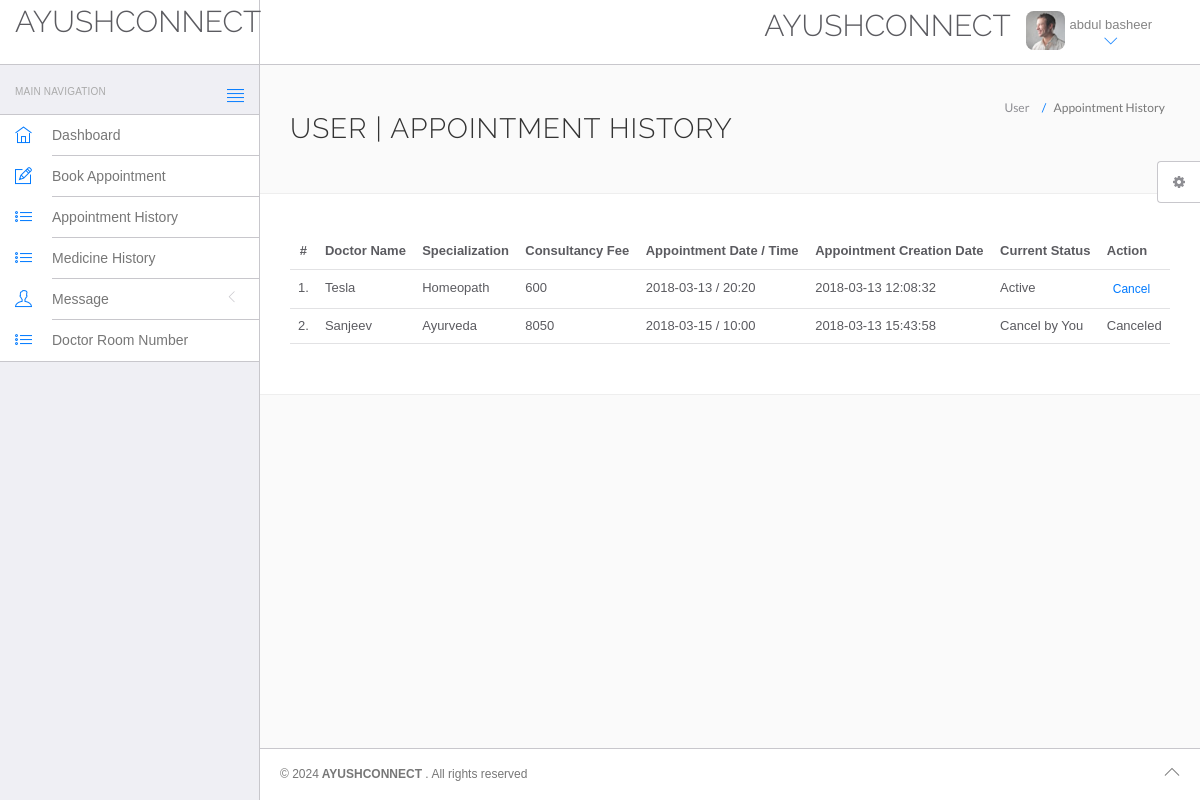
/hms/appointment-history.php (signed in), run on the app's committed database.
### tables this page shows
CREATE TABLE IF NOT EXISTS `users` (
  `id` int(11) NOT NULL AUTO_INCREMENT,
  `fullName` varchar(255) NOT NULL,
  `address` longtext NOT NULL,
  `city` varchar(255) NOT NULL,
  `gender` varchar(255) NOT NULL,
  `email` varchar(255) NOT NULL,
  `password` varchar(255) NOT NULL,
  `regDate` timestamp NOT NULL DEFAULT CURRENT_TIMESTAMP,
  `updationDate` varchar(255) NOT NULL,
  PRIMARY KEY (`id`)
);

CREATE TABLE IF NOT EXISTS `appointment` (
  `id` int(11) NOT NULL AUTO_INCREMENT,
  `doctorSpecialization` varchar(255) NOT NULL,
  `doctorId` int(11) NOT NULL,
  `userId` int(11) NOT NULL,
  `consultancyFees` int(11) NOT NULL,
  `appointmentDate` varchar(255) NOT NULL,
  `appointmentTime` varchar(255) NOT NULL,
  `postingDate` timestamp NOT NULL DEFAULT CURRENT_TIMESTAMP,
  `userStatus` int(11) NOT NULL,
  `doctorStatus` int(11) NOT NULL,
  `updationDate` varchar(255) NOT NULL,
  PRIMARY KEY (`id`)
);

CREATE TABLE IF NOT EXISTS `doctors` (
  `id` int(11) NOT NULL AUTO_INCREMENT,
  `specilization` varchar(255) NOT NULL,
  `doctorName` varchar(255) NOT NULL,
  `address` longtext NOT NULL,
  `docFees` varchar(255) NOT NULL,
  `contactno` bigint(11) NOT NULL,
  `docEmail` varchar(255) NOT NULL,
  `password` varchar(255) NOT NULL,
  `creationDate` timestamp NOT NULL DEFAULT CURRENT_TIMESTAMP,
  `updationDate` varchar(255) NOT NULL,
  PRIMARY KEY (`id`)
);

### hms/appointment-history.php (the view, shortened to what this page needs)
<!DOCTYPE html>
<html lang="en">
	<head>
		<link rel="stylesheet" href="vendor/bootstrap/css/bootstrap.min.css">
		<link rel="stylesheet" href="vendor/fontawesome/css/font-awesome.min.css">
		<link rel="stylesheet" href="vendor/themify-icons/themify-icons.min.css">
		<link href="vendor/animate.css/animate.min.css" rel="stylesheet" media="screen">
		<link href="vendor/perfect-scrollbar/perfect-scrollbar.min.css" rel="stylesheet" media="screen">
		<link href="vendor/switchery/switchery.min.css" rel="stylesheet" media="screen">
		<link href="vendor/bootstrap-touchspin/jquery.bootstrap-touchspin.min.css" rel="stylesheet" media="screen">
		<link href="vendor/select2/select2.min.css" rel="stylesheet" media="screen">
		<link href="vendor/bootstrap-datepicker/bootstrap-datepicker3.standalone.min.css" rel="stylesheet" media="screen">
		<link href="vendor/bootstrap-timepicker/bootstrap-timepicker.min.css" rel="stylesheet" media="screen">
		<link rel="stylesheet" href="assets/css/styles.css">
		<link rel="stylesheet" href="assets/css/plugins.css">
		<link rel="stylesheet" href="assets/css/themes/theme-1.css" id="skin_color" />
	</head>
	<body>
		<div id="app">
<?php include('include/sidebar.php');?>
			<div class="app-content">
					<?php include('include/header.php');?>
				<div class="main-content" >
					<div class="wrap-content container" id="container">
						<section id="page-title">
							<div class="row">
								<div class="col-sm-8">
									<h1 class="mainTitle">User  | Appointment History</h1>
																	</div>
								<ol class="breadcrumb">
									<li>
										<span>User </span>
									</li>
									<li class="active">
										<span>Appointment History</span>
									</li>
								</ol>
							</div>
						</section>
						<div class="container-fluid container-fullw bg-white">
									<div class="row">
								<div class="col-md-12">
									<table class="table table-hover" id="sample-table-1">
										<thead>
											<tr>
												<th class="center">#</th>
												<th class="hidden-xs">Doctor Name</th>
												<th>Specialization</th>
												<th>Consultancy Fee</th>
												<th>Appointment Date / Time </th>
												<th>Appointment Creation Date  </th>
												<th>Current Status</th>
												<th>Action</th>
											</tr>
										</thead>
										<tbody>
<?php
$sql=mysql_query("select doctors.doctorName as docname,appointment.*  from appointment join doctors on doctors.id=appointment.doctorId where appointment.userId='".$_SESSION['id']."'");
$cnt=1;
while($row=mysql_fetch_array($sql))
{
?>
											<tr>
												<td class="center"><?php echo $cnt;?>.</td>
												<td class="hidden-xs"><?php echo $row['docname'];?></td>
												<td><?php echo $row['doctorSpecialization'];?></td>
												<td><?php echo $row['consultancyFees'];?></td>
												<td><?php echo $row['appointmentDate'];?> / <?php echo
												 $row['appointmentTime'];?>
												</td>
												<td><?php echo $row['postingDate'];?></td>
												<td>
<?php if(($row['userStatus']==1) && ($row['doctorStatus']==1))
{
	echo "Active";
}
if(($row['userStatus']==0) && ($row['doctorStatus']==1))
{
	echo "Cancel by You";
}
												?></td>
												<td >
												<div class="visible-md visible-lg hidden-sm hidden-xs">
							<?php if(($row['userStatus']==1) && ($row['doctorStatus']==1))
{ ?>
	<a href="appointment-history.php?id=<?php echo $row['id']?>&cancel=update" onClick="return confirm('Are you sure you want to cancel this appointment ?')"class="btn btn-transparent btn-xs tooltips" title="Cancel Appointment" tooltip-placement="top" tooltip="Remove">Cancel</a>
	<?php } else {
		echo "Canceled";
		} ?>
												</div>
												</td>
											</tr>
											<?php
$cnt=$cnt+1;
											 }?>
										</tbody>
									</table>
								</div>
							</div>
								</div>
					</div>
				</div>
			</div>
	<?php include('include/footer.php');?>
	<?php include('include/setting.php');?>
		</div>
	</body>
</html>

### hms/include/header.php (shortened to what this page needs)
<header class="navbar navbar-default navbar-static-top">
					<div class="navbar-header">
						<a class="navbar-brand" href="#">
							<h2 style="padding-top:2% ">AYUSHCONNECT </h2>
						</a>
						<a href="#" class="sidebar-toggler pull-right visible-md visible-lg" data-toggle-class="app-sidebar-closed" data-toggle-target="#app">
							<i class="ti-align-justify"></i>
						</a>
					</div>
					<div class="navbar-collapse collapse">
						<ul class="nav navbar-right">
								<li  style="padding-top:2% ">
								<h2>AYUSHCONNECT </h2>
							</li>
							<li class="dropdown current-user">
								<a href class="dropdown-toggle" data-toggle="dropdown">
									<img src="assets/images/avatar-1.jpg" alt="Peter"> <span class="username">
									<?php $query=mysql_query("select fullName from users where id='".$_SESSION['id']."'");
while($row=mysql_fetch_array($query))
{
	echo $row['fullName'];
}
									?> <i class="ti-angle-down"></i></i></span>
								</a>
							</li>
						</ul>
					</div>
				</header>

### hms/assets/css/themes/theme-1.css (style rules this page uses)
body { background: #FAFAFA; }
header .navbar-header { background: #ffffff !important; border-right-color: #c8c7cc !important; border-bottom-color: #c8c7cc !important; }
header .navbar-header .sidebar-toggler, header .navbar-header .sidebar-mobile-toggler { color: #007aff !important; }
header .navbar-header .navbar-brand { color: #777 !important; }
header .navbar-collapse { background: #ffffff !important; border-bottom-color: #c8c7cc !important; box-shadow: none !important; }
header .navbar-collapse .navbar-right > li > a { color: #777; }
header .navbar-collapse .navbar-right > li > a i { color: #007aff !important; }

### data on the page
users: fullName "abdul basheer"
appointment: doctorId.doctorName "Tesla", doctorSpecialization "Homeopath", consultancyFees "600", appointmentDate "2018-03-13", appointmentTime "20:20", postingDate "2018-03-13 12:08:32", userStatus "Active"
appointment: doctorId.doctorName "Sanjeev", doctorSpecialization "Ayurveda", consultancyFees "8050", appointmentDate "2018-03-15", appointmentTime "10:00", postingDate "2018-03-13 15:43:58", userStatus "Cancel by You"
